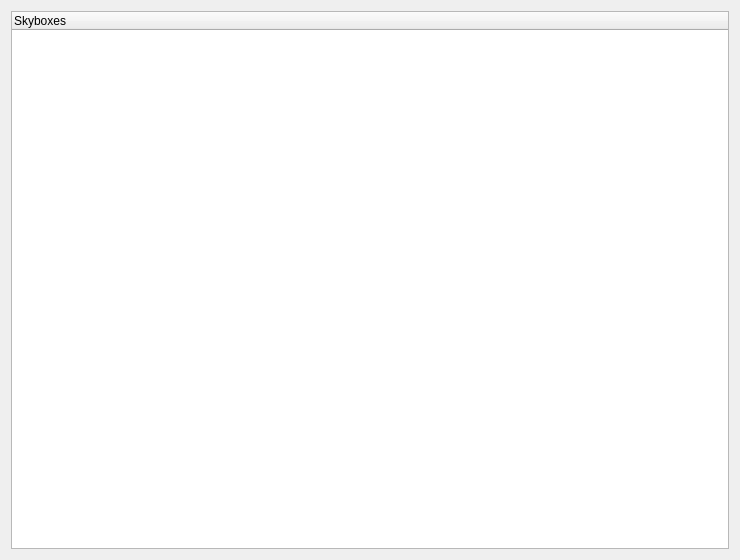
<?xml version="1.0" encoding="UTF-8"?>
<ui version="4.0">
 <class>SkyBoxManager</class>
 <widget class="QWidget" name="SkyBoxManager">
  <property name="geometry">
   <rect>
    <x>0</x>
    <y>0</y>
    <width>740</width>
    <height>560</height>
   </rect>
  </property>
  <property name="windowTitle">
   <string>Form</string>
  </property>
  <layout class="QGridLayout" name="gridLayout">
   <item row="0" column="0">
    <widget class="ResourceTreeWidget" name="treeWidget">
     <property name="sizePolicy">
      <sizepolicy hsizetype="Expanding" vsizetype="Expanding">
       <horstretch>1</horstretch>
       <verstretch>0</verstretch>
      </sizepolicy>
     </property>
     <property name="contextMenuPolicy">
      <enum>Qt::CustomContextMenu</enum>
     </property>
     <column>
      <property name="text">
       <string notr="true">Skyboxes</string>
      </property>
     </column>
    </widget>
   </item>
  </layout>
 </widget>
 <customwidgets>
  <customwidget>
   <class>ResourceTreeWidget</class>
   <extends>QTreeWidget</extends>
   <header>resourcetreewidget.h</header>
  </customwidget>
 </customwidgets>
 <resources/>
 <connections/>
</ui>
